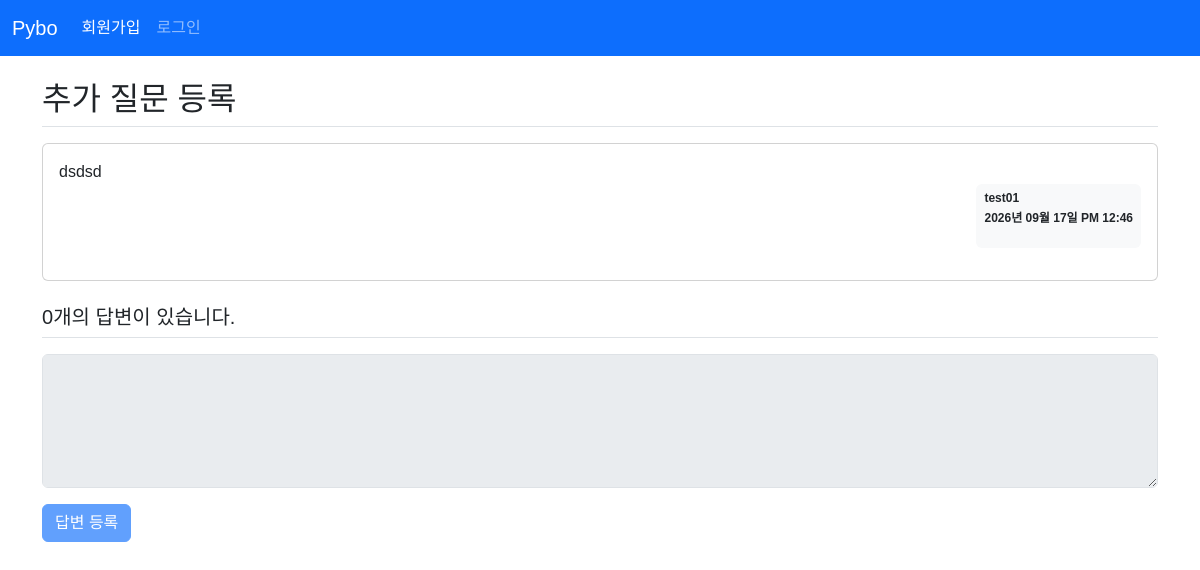
/question/detail/317, run on an earlier commit of the app's database.
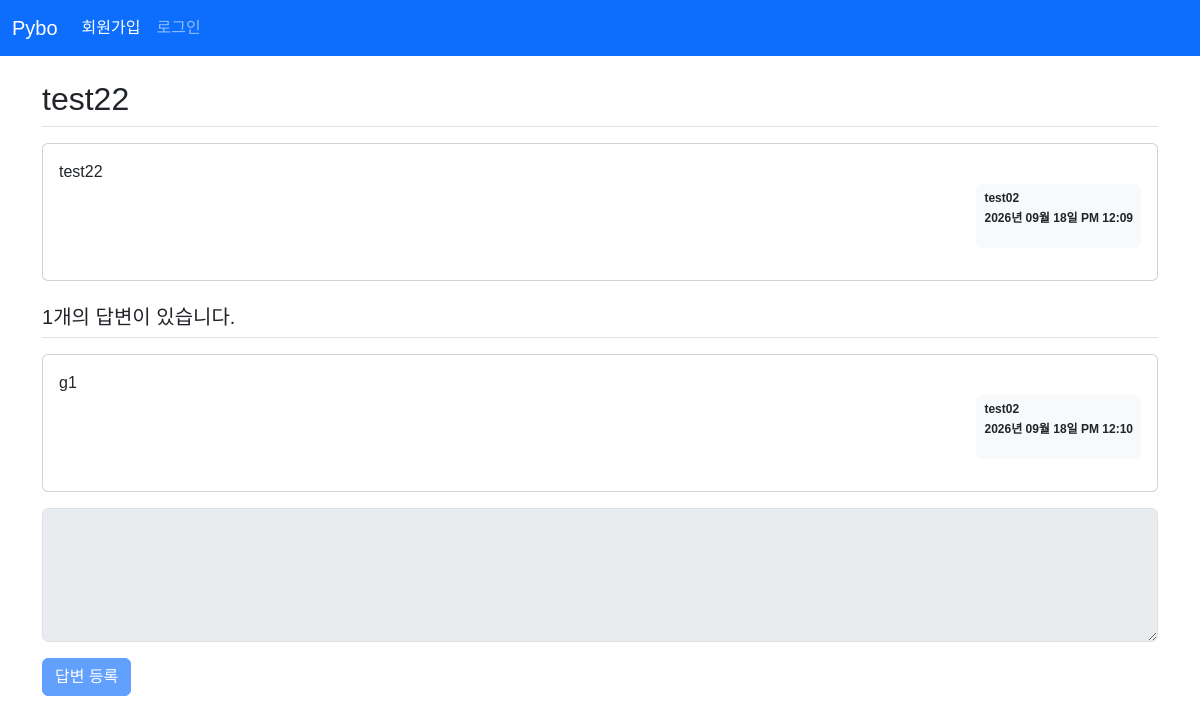
And on a later commit of the database.
### pybo/models.py (models this page shows)
class Question(db.Model):
    id = db.Column(db.Integer, primary_key=True)
    subject = db.Column(db.String(200), nullable=False)
    content = db.Column(db.Text, nullable=False)
    create_date = db.Column(db.DateTime, nullable=False)
    user_id = db.Column(db.Integer, db.ForeignKey('user.id', ondelete='CASCADE'), nullable=False)
    user = db.relationship('User', backref=db.backref('question_set'))
    modify_date = db.Column(db.DateTime, nullable=True)
    image_path = db.Column(db.String(200), nullable=True)

class User(db.Model):
    id = db.Column(db.Integer, primary_key=True)
    username = db.Column(db.String(150), unique=True, nullable=False)
    password = db.Column(db.String(200), nullable=False)
    email = db.Column(db.String(120), unique=True, nullable=False)

class Answer(db.Model):
    id = db.Column(db.Integer, primary_key=True)
    question_id = db.Column(db.Integer, db.ForeignKey('question.id', ondelete='CASCADE'))
    question = db.relationship(Question, backref=db.backref('answers_set'))
    content = db.Column(db.Text, nullable=False)
    create_date = db.Column(db.DateTime, nullable=False)
    user_id = db.Column(db.Integer, db.ForeignKey('user.id', ondelete='CASCADE'), nullable=False)
    user = db.relationship('User', backref=db.backref('answers_set'))
    modify_date = db.Column(db.DateTime, nullable=True)

### pybo/views/question_views.py (the view)
@bp.route('/detail/<int:question_id>')
def detail(question_id):
    form = AnswerForm() # 질문 상세 템플릿에 폼 추가
    question = Question.query.get_or_404(question_id)
    return render_template('question/question_detail.html', question=question, form=form)

### pybo/forms.py
class AnswerForm(FlaskForm):
    content = TextAreaField('답변내용', validators=[DataRequired('내용은 필수 입력 항목입니다.')])
    submit = SubmitField('답변 등록')

### pybo/filter.py (called while the page is built)
def format_datetime(value, fmt:str='%Y년 %m월 %d일 %p %I:%M'):
    return value.strftime(fmt)

### pybo/views/auth_views.py (called while the page is built)
@bp.before_app_request
def load_logged_in_user():
    user_id = session.get('user_id')
    if user_id is None:
        g.user = None
    else:
        g.user = User.query.get(user_id)

### pybo/templates/question/question_detail.html (shortened to what this page needs)
{% extends 'base.html' %}
{% block content %}
<div class="container my-3">
    <h2 class="border-bottom py-2">{{ question.subject }}</h2>
    <div class="card my-3">
        <div class="card-body">
            <div class="card-text" style="white-space: pre-line;">{{ question.content }}</div>
            <div class="d-flex justify-content-end">
                <div class="badge bg-light text-dark p-2">
                    <p class="mb-2 text-start">{{ question.user.username }}</p>
                    <p>{{ question.create_date | datetime }}</p>
                </div>
            </div>
        </div>
    </div>
    <h5 class="border-bottom my-3 py-2">{{ question.answers_set|length }}개의 답변이 있습니다.</h5>
    {% for answer in question.answers_set %}
    <div class="card my-3">
        <div class="card-body">
            <div class="card-text" style="white-space: pre-line;">{{ answer.content }}</div>
            <div class="d-flex justify-content-end">
                <div class="badge bg-light text-dark p-2">
                    <p class="mb-2 text-start">{{ answer.user.username }}</p>
                    <p>{{ answer.create_date | datetime }}</p>
                </div>
            </div>
        </div>
    </div>
    {% endfor %}
    <form action="{{ url_for('answer.create', question_id=question.id) }}" method="post" class="my-3">
        <div class="mb-3">
            {{ form.content(class='form-control', rows='5', disabled=(not g.user)) }}
        </div>
        {{ form.submit(class="btn btn-primary", disabled=(not g.user)) }}
    </form>
</div>
{% endblock %}

What changed in the data, as far as the page shows it:
no longer on this page (row unchanged): User: user.username "test01"
changed Question: subject "추가 질문 등록" → "test22"; content "dsdsd" → "test22"; create_date "2026년 09월 17일 PM 12:46" → "2026년 09월 18일 PM 12:09"
added User: user.username "test02"
added Answer: content "g1", user.username "test02", create_date "2026년 09월 18일 PM 12:10"
Also different on the page:
{{ question.answers_set|length }}: "0" → "1"
